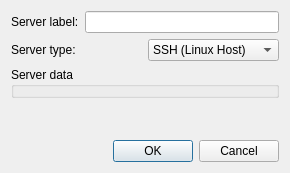
<?xml version="1.0" encoding="UTF-8"?>
<ui version="4.0">
 <class>IQSelectRemoteHostTypeDialog</class>
 <widget class="QDialog" name="IQSelectRemoteHostTypeDialog">
  <property name="geometry">
   <rect>
    <x>0</x>
    <y>0</y>
    <width>290</width>
    <height>173</height>
   </rect>
  </property>
  <property name="windowTitle">
   <string>Dialog</string>
  </property>
  <layout class="QVBoxLayout" name="verticalLayout">
   <item>
    <layout class="QHBoxLayout" name="horizontalLayout_2">
     <item>
      <widget class="QLabel" name="label">
       <property name="text">
        <string>Server label:</string>
       </property>
      </widget>
     </item>
     <item>
      <widget class="QLineEdit" name="leServerLabel"/>
     </item>
    </layout>
   </item>
   <item>
    <layout class="QHBoxLayout" name="horizontalLayout">
     <item>
      <widget class="QLabel" name="label_2">
       <property name="text">
        <string>Server type:</string>
       </property>
      </widget>
     </item>
     <item>
      <widget class="QComboBox" name="cbServerType">
       <property name="currentText">
        <string>SSH (Linux Host)</string>
       </property>
       <item>
        <property name="text">
         <string>SSH (Linux Host)</string>
        </property>
       </item>
       <item>
        <property name="text">
         <string>WSL Instance</string>
        </property>
       </item>
      </widget>
     </item>
    </layout>
   </item>
   <item>
    <widget class="QGroupBox" name="gbServerSetup">
     <property name="title">
      <string>Server data</string>
     </property>
    </widget>
   </item>
   <item>
    <spacer name="verticalSpacer">
     <property name="orientation">
      <enum>Qt::Vertical</enum>
     </property>
     <property name="sizeHint" stdset="0">
      <size>
       <width>20</width>
       <height>9</height>
      </size>
     </property>
    </spacer>
   </item>
   <item>
    <widget class="QDialogButtonBox" name="buttonBox">
     <property name="orientation">
      <enum>Qt::Horizontal</enum>
     </property>
     <property name="standardButtons">
      <set>QDialogButtonBox::Cancel|QDialogButtonBox::Ok</set>
     </property>
    </widget>
   </item>
  </layout>
 </widget>
 <resources/>
 <connections>
  <connection>
   <sender>buttonBox</sender>
   <signal>accepted()</signal>
   <receiver>IQSelectRemoteHostTypeDialog</receiver>
   <slot>accept()</slot>
   <hints>
    <hint type="sourcelabel">
     <x>248</x>
     <y>254</y>
    </hint>
    <hint type="destinationlabel">
     <x>157</x>
     <y>274</y>
    </hint>
   </hints>
  </connection>
  <connection>
   <sender>buttonBox</sender>
   <signal>rejected()</signal>
   <receiver>IQSelectRemoteHostTypeDialog</receiver>
   <slot>reject()</slot>
   <hints>
    <hint type="sourcelabel">
     <x>316</x>
     <y>260</y>
    </hint>
    <hint type="destinationlabel">
     <x>286</x>
     <y>274</y>
    </hint>
   </hints>
  </connection>
 </connections>
</ui>
